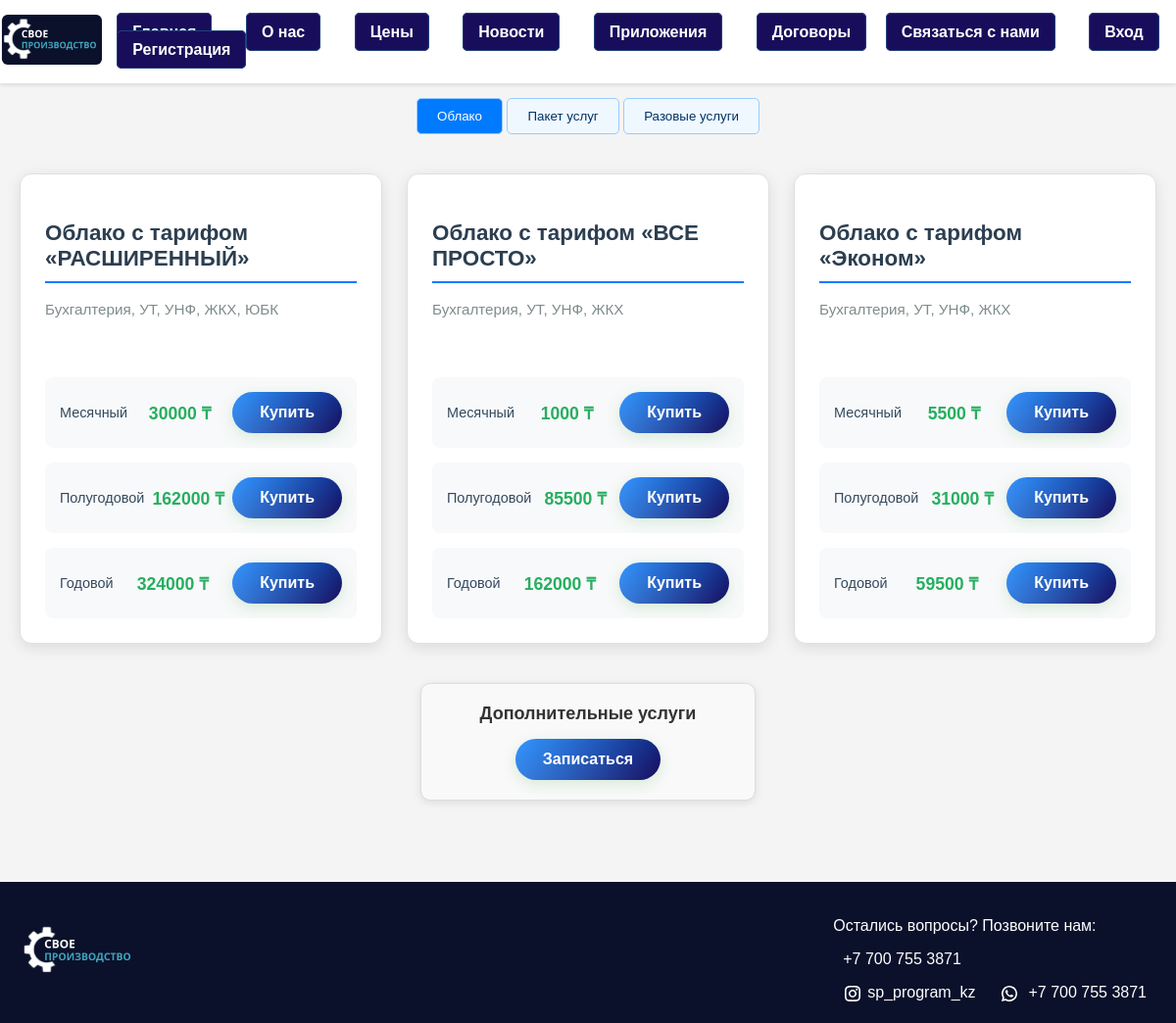
Screenshot of /price with the database file from the repository.
### tables this page shows
CREATE TABLE services (
            id INTEGER PRIMARY KEY AUTOINCREMENT,
            name TEXT NOT NULL,
            description TEXT,
            base_price NUMERIC(10, 2) NOT NULL,
            category TEXT
        );

CREATE TABLE prices (
                id INTEGER PRIMARY KEY AUTOINCREMENT,
                service_id INTEGER NOT NULL,
                price_type TEXT NOT NULL,
                price NUMERIC(10, 2) NOT NULL,
                duration INTEGER,
                FOREIGN KEY (service_id) REFERENCES services(id)
            );

### flask_app/app.py (the view)
@app.route('/price')
def price():
    conn = get_db_connection()
    cur = conn.cursor()
    cur.execute('''
        SELECT
            s.name AS service_name,
            p.price_type,
            p.price,
            s.description,
            s.category,
            p.duration
        FROM services s
        LEFT JOIN prices p ON s.id = p.service_id
        ORDER BY
            s.category,
            s.id,
            CASE
                WHEN p.duration = 1 THEN 1
                WHEN p.duration = 6 THEN 2
                WHEN p.duration = 12 THEN 3
                ELSE 4
            END
    ''')
    data = cur.fetchall()
    conn.close()
    services = {}
    for service_name, price_type, price, description, category, duration in data:
        if category not in services:
            services[category] = {}
        if service_name not in services[category]:
            services[category][service_name] = []
        duration_map = {
            1: 'месяц',
            6: 'полугодовой',
            12: 'год',
            0: 'пробный период',
            16: 'особая подписка'  # Адаптируйте при необходимости
        }
        display_duration = duration_map.get(duration, f"{duration} мес.")
        services[category][service_name].append({
            'price_type': price_type,
            'price': price,
            'description': description,
            'category': category,
            'duration': display_duration,
            'raw_duration': duration  # Для возможной сортировки в шаблоне
        })
    return render_template('price.html', services=services)

### flask_app/app.py (called while the page is built)
def get_db_connection():
    conn = sqlite3.connect(r'C:\Users\kotonai\Downloads\project\database\db.sqlite3')
    conn.row_factory = sqlite3.Row  # Для доступа к данным по имени столбца
    return conn

### flask_app/templates/price.html (shortened to what this page needs)
{% extends 'base.html' %}
{% block extra_styles %}
<link rel="stylesheet" href="{{ url_for('static', filename='css/price.css') }}">
<link rel="stylesheet" href="{{ url_for('static', filename='css/index.css') }}">
{% endblock %}
{% block content %}
<div class="category-tabs">
    {% for category in services %}
    <button
        class="tab-button {% if loop.first %}active{% endif %}"
        onclick="switchCategory('{{ category }}', this)"
    >
        {{ category }}
    </button>
    {% endfor %}
</div>
{% for category in services %}
<div
    id="category-{{ category }}"
    class="category-section {% if loop.first %}active{% endif %}">
    <div class="services-container">
        {% for service_name, prices in services[category].items() %}
        <div class="service-card">
            <h3>{{ service_name }}</h3>
            <p>{{ prices[0].description }}</p>
            <div class="prices">
                {% for price in prices %}
                <div class="price-item">
                    <span class="price-type">{{ price.price_type }}</span>
                    <span class="price">{{ price.price }} ₸</span>
                    <a href="{{ '/' }}?service={{ service_name | urlencode }}&price_type={{ price.price_type | urlencode }}"
                       class="buy-button">
                        Купить
                    </a>
                </div>
                {% endfor %}
            </div>
        </div>
        {% endfor %}
    </div>
</div>
{% endfor %}
<div class="main-card">
<div class="services-card">
    <span class="price-type">Дополнительные услуги</span>
    <a href="{{ '/' }}?service={{ 'Дополнительные услуги' | urlencode }}&price_type={{ 'Консультация' | urlencode }}" class="buy-button">
        Записаться
    </a>
</div>
</div>
{% endblock %}

### flask_app/templates/base.html (shortened to what this page needs)
<!DOCTYPE html>
<html lang="ru">
<head>
    {% block extra_styles %}{% endblock %}
    <link rel="stylesheet" href="{{ url_for('static', filename='css/modal.css') }}">
</head>
<body>
<header>
    <div class="logo">
        <img src="{{ url_for('static', filename='img/Frame169-1.svg') }}" alt="Logo">
    </div>
    <nav class="nav-bar">
        <a href="/">Главная</a>
        <a href="about">О нас</a>
        <a href="price">Цены</a>
        <a href="news">Новости</a>
        <a href="solutions">Приложения</a>
        <a href="dogovor">Договоры</a>
        <a href="#contact" class="contact-link">Связаться с нами</a>
        {% if current_user.is_authenticated %}
            <a href="{% if current_user.role == 'admin' %}/admin{% else %}/profile{% endif %}">Профиль</a>
            <a href="/logout">Выход</a>
        {% else %}
            <a onclick="openModal('login-modal')">Вход</a>
            <a onclick="openModal('register-modal')">Регистрация</a>
        {% endif %}
    </nav>
</header>
<main>
    {% block content %}
    {% endblock %}
</main>
<footer>
    <div class="footer-left">
        <div class="logo">
          <img class="frame-169-1" src="{{ url_for('static', filename='img/Frame169-1.svg') }}" alt="Логотип">
        </div>
    </div>
    <div id="contact" class="contact-info">
        <p>Остались вопросы? Позвоните нам:</p>
        <p><a href="tel:+77007553871">+7 700 755 3871</a></p>
        <a href="https://www.instagram.com/sp_program_kz/">
          <img src="{{ url_for('static', filename='img/instagram-line.svg') }}" alt="Instagram Icon">sp_program_kz
        </a>
        <a href="https://wa.me/77007553871">
            <img src="{{ url_for('static', filename='img/whatsapp-line.svg') }}" alt="WhatsApp Icon" /> +7 700 755 3871
        </a>
    </div>
</footer>
</body>
</html>

### flask_app/static/css/price.css (style rules this page uses)
body { background-color: #f4f4f4; }
.tab-button { padding: 10px 20px; border: 1px solid #99ccff; border-radius: 5px; background-color: #f0f8ff; color: #003366; cursor: pointer; transition: background-color 0.3s ease; }
.tab-button:hover, .tab-button.active { background-color: #cce7ff; }
main { margin-top: 100px; height: 100vh; }
.services-container { display: grid; grid-template-columns: repeat(auto-fit, minmax(300px, 1fr)); gap: 25px; padding: 20px; }
.service-card { background: white; border-radius: 12px; box-shadow: 0 4px 15px rgba(0,0,0,0.1); padding: 25px; transition: transform 0.3s, box-shadow 0.3s; border: 1px solid #e0e0e0; }
.service-card h3 { color: #2c3e50; font-size: 1.4rem; margin-bottom: 15px; border-bottom: 2px solid #007bff; padding-bottom: 10px; }
.service-card p { color: #7f8c8d; font-size: 0.95rem; line-height: 1.5; margin-bottom: 20px; min-height: 60px; }
.prices { display: flex; flex-direction: column; gap: 15px; }
.price-item { background: #f8f9fa; border-radius: 8px; padding: 15px; display: flex; justify-content: space-between; align-items: center; transition: background 0.3s; }
.price-type { color: #34495e; font-weight: 500; font-size: 0.9rem; }
.price { color: #27ae60; font-weight: bold; font-size: 1.1rem; }
.buy-button { display: inline-flex; align-items: center; justify-content: center; background: linear-gradient(135deg, #007bff 0%, #180d5b 100%); color: white; padding: 12px 28px; border-radius: 30px; text-decoration: none; transition: all 0.4s cubic-bezier(0.23, 1, 0.32, 1); font-size: 1rem; font-weight: 600; border: none; cursor: pointer; position: relative; overflow: hidden; box-shadow: 0 4px 15px #4caf5033; }
.buy-button::before { content: ''; position: absolute; top: 0; left: -100%; width: 200%; height: 100%; background: linear-gradient( 90deg, transparent, rgba(255, 255, 255, 0.2), transparent ); transition: 0.5s; }
.category-tabs { margin-bottom: 20px; text-align: center; }
.tab-button.active { background: #007bff; color: white; }
.category-section { display: none; }
.category-section.active { display: block; }
.main-card { display: flex; justify-content: center; align-items: center; }
.services-card { background-color: #f9f9f9; border: 1px solid #ddd; border-radius: 10px; padding: 20px; box-shadow: 0 2px 8px rgba(0, 0, 0, 0.1); width: 300px; text-align: center; transition: all 0.3s ease; margin: 20px; }
.services-card .price-type { font-size: 18px; font-weight: bold; color: #333; display: block; margin-bottom: 15px; }

### flask_app/static/css/index.css (style rules this page uses)
body { font-family: Arial, sans-serif; margin: 0; padding: 0; background-color: #f4f4f4; color: #333; overflow-x: hidden; }
header { background-color: #ffffff; color: #212529; padding: 15px 0; position: fixed; top: 0; width: 100%; box-shadow: 0 2px 4px rgba(0, 0, 0, 0.1); z-index: 100; display: flex; justify-content: space-between; align-items: center; }
.contact-link { margin-left: auto; }
.logo img { width: 100%; max-width: 120px; }
header a { color: white; text-decoration: none; margin: 0 15px; padding: 10px 15px; background-color: #180d5b; border: 1px solid #22417a; border-radius: 5px; font-weight: bold; transition: all 0.3s; }
footer { background-color: #0B112B; color: white; padding: 20px; display: flex; justify-content: space-between; align-items: center; }
footer .contact-info a { color: white; text-decoration: none; margin: 0 10px; }
footer .contact-info img { width: 20px; vertical-align: middle; margin-right: 5px; }

### rows the page displays
services: category "Облако"
services: category "Пакет услуг"
services: category "Разовые услуги"
prices: name "Облако с тарифом «РАСШИРЕННЫЙ»", description "Бухгалтерия, УТ, УНФ, ЖКХ, ЮБК", price_type "Месячный", price "30000"
prices: price_type "Полугодовой", price "162000"
prices: price_type "Годовой", price "324000"
prices: name "Облако с тарифом «ВСЕ ПРОСТО»", description "Бухгалтерия, УТ, УНФ, ЖКХ", price_type "Месячный", price "1000"
prices: price_type "Полугодовой", price "85500"
prices: price_type "Годовой", price "162000"
prices: name "Облако с тарифом «Эконом»", description "Бухгалтерия, УТ, УНФ, ЖКХ", price_type "Месячный", price "5500"
prices: price_type "Полугодовой", price "31000"
prices: price_type "Годовой", price "59500"
